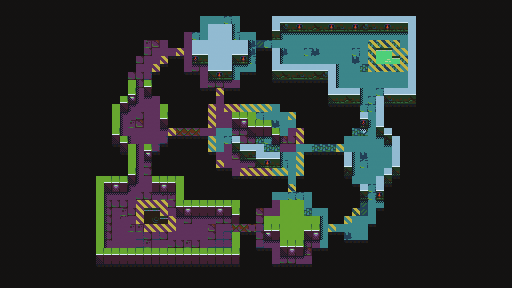

Below is a game level as drawn by its tile map, then a one-line description and the .tmx that defines it (tile-layer data replaced by summaries):
An orthogonal 64x36 tile map with 8x8 px tiles, 4 tile layers (background, Walkable, Collidible, Decoration), 2 tilesets.

<map version="1.5" tiledversion="1.7.2" orientation="orthogonal" renderorder="right-down" width="64" height="36" tilewidth="8" tileheight="8" infinite="0" nextlayerid="7" nextobjectid="1">
 <tileset firstgid="1" name="NGTileset" tilewidth="8" tileheight="8" tilecount="120" columns="8">
  <image source="../images/tiled/raw_tile_set.png" width="64" height="120" />
 </tileset>
 <tileset firstgid="121" source="NGTS.tsx" />
 <layer id="1" name="background" width="64" height="36">
  <data>[2304 cells, 2298 non-empty, 1 distinct tile ids]</data>
 </layer>
 <layer id="2" name="Walkable" width="64" height="36">
  <data>[2304 cells, 448 non-empty, 16 distinct tile ids]</data>
 </layer>
 <layer id="3" name="Collidible" width="64" height="36">
  <data>[2304 cells, 402 non-empty, 20 distinct tile ids]</data>
 </layer>
 <layer id="4" name="Decoration" width="64" height="36">
  <data>[2304 cells, 198 non-empty, 5 distinct tile ids]</data>
 </layer>
</map>